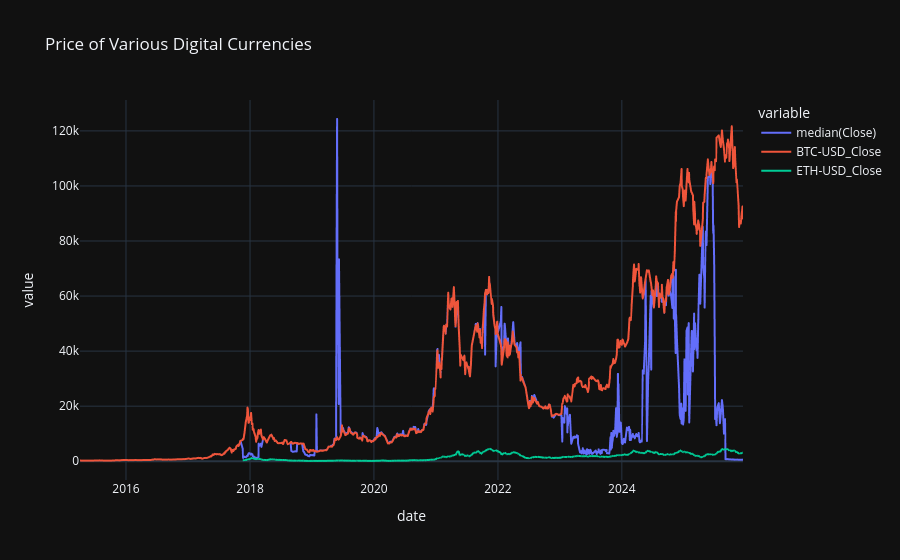

This figure's notebook cell:
### Code cell
features = ["Close", "Volume", "date"]
mean_crypto = filtered_crypto.select(features).groupBy("date").agg({"Volume": "avg", "Close": "median"})
mean_crypto = mean_crypto.orderBy("date")

popular_crypto = ["BTC-USD", "ETH-USD"]
popular_crypto_df = (
    crypto.where(sf.col("Ticker").isin(popular_crypto))
    .select(features + ["Ticker"])
    .groupBy("date")
    .pivot("Ticker", popular_crypto)
    .agg(sf.first("Close").alias("Close"), sf.first("Volume").alias("Volume"))
)

crypto_dataset = mean_crypto.join(popular_crypto_df, on="date", how="inner")
crypto_dataset = crypto_dataset.orderBy("date")
crypto_dataset.plot.line(x="date", y=["median(Close)", "BTC-USD_Close", "ETH-USD_Close"], title="Price of Various Digital Currencies")

### Figure 1 — Plotly figure (JSON) as saved in the notebook; plotly's stock layout.template omitted (floating-point values rounded to 4 significant figures; data arrays with more than 128 entries replaced by an {"elided": "..."} marker saying what was removed)
{"data": [{"hovertemplate": "variable=median(Close)<br>date=%{x}<br>value=%{y}<extra></extra>", "legendgroup": "median(Close)", "line": {"color": "#636efa", "dash": "solid"}, "marker": {"symbol": "circle"}, "mode": "lines", "name": "median(Close)", "showlegend": true, "x": {"elided": "1000 str values"}, "xaxis": "x", "y": {"elided": "1000 float values"}, "yaxis": "y", "type": "scattergl"}, {"hovertemplate": "variable=BTC-USD_Close<br>date=%{x}<br>value=%{y}<extra></extra>", "legendgroup": "BTC-USD_Close", "line": {"color": "#EF553B", "dash": "solid"}, "marker": {"symbol": "circle"}, "mode": "lines", "name": "BTC-USD_Close", "showlegend": true, "x": {"elided": "1000 str values"}, "xaxis": "x", "y": {"elided": "1000 float values"}, "yaxis": "y", "type": "scattergl"}, {"hovertemplate": "variable=ETH-USD_Close<br>date=%{x}<br>value=%{y}<extra></extra>", "legendgroup": "ETH-USD_Close", "line": {"color": "#00cc96", "dash": "solid"}, "marker": {"symbol": "circle"}, "mode": "lines", "name": "ETH-USD_Close", "showlegend": true, "x": {"elided": "1000 str values"}, "xaxis": "x", "y": {"elided": "1000 float values"}, "yaxis": "y", "type": "scattergl"}], "layout": {"xaxis": {"anchor": "y", "domain": [0.0, 1.0], "title": {"text": "date"}}, "yaxis": {"anchor": "x", "domain": [0.0, 1.0], "title": {"text": "value"}}, "legend": {"title": {"text": "variable"}, "tracegroupgap": 0}, "title": {"text": "Price of Various Digital Currencies"}}}
